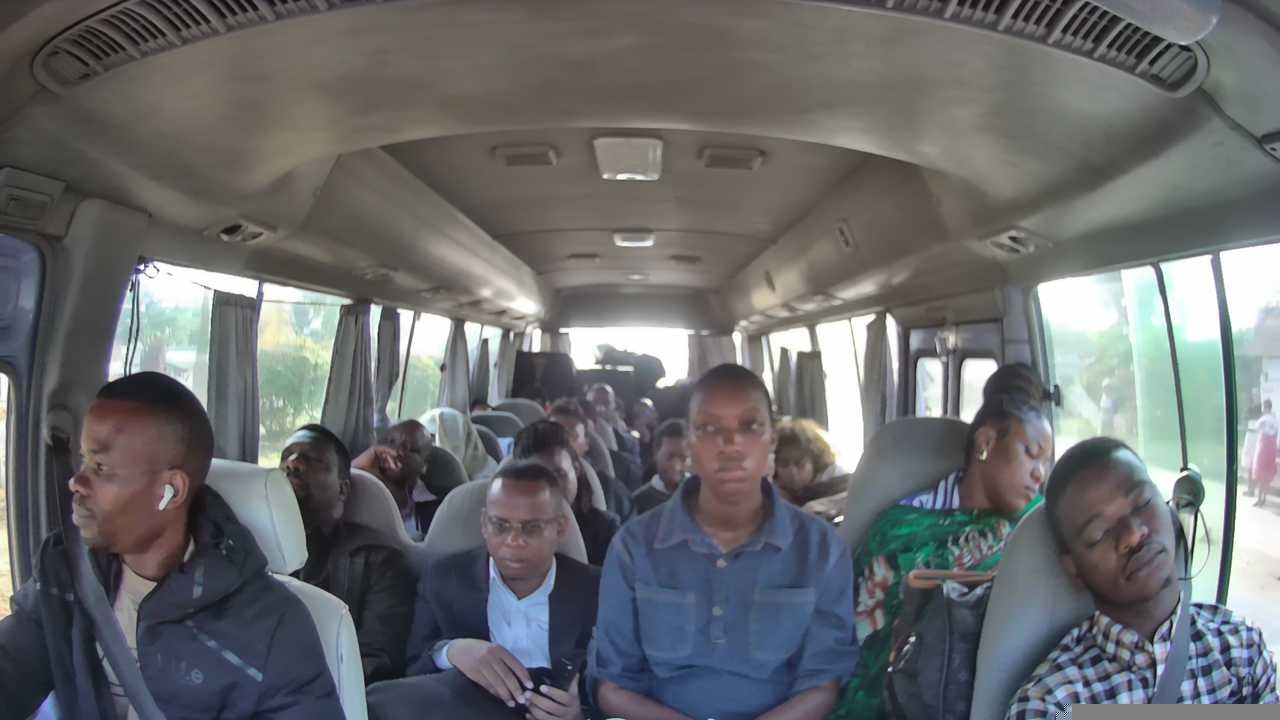
#> input picture human-faces-count-model-api/train_model/datasets/faces/images/train/sample.jpg, 1280 x 720 px
$ python -i image_enhancer.py   (imports and definitions only)   (older library calls are emulated)
#> lines starting #> are read from the running program, lines starting #| are printed output that depends on the picture
import cv2
import numpy as np

def enhance_face_crop(frame):
    """Automatically enhance brightness, contrast, sharpness, and color balance."""
    if len(frame.shape) == 2:
        frame = cv2.cvtColor(frame, cv2.COLOR_GRAY2RGB)
    elif frame.shape[2] == 4:
        frame = cv2.cvtColor(frame, cv2.COLOR_RGBA2RGB)

    gray = cv2.cvtColor(frame, cv2.COLOR_RGB2GRAY)
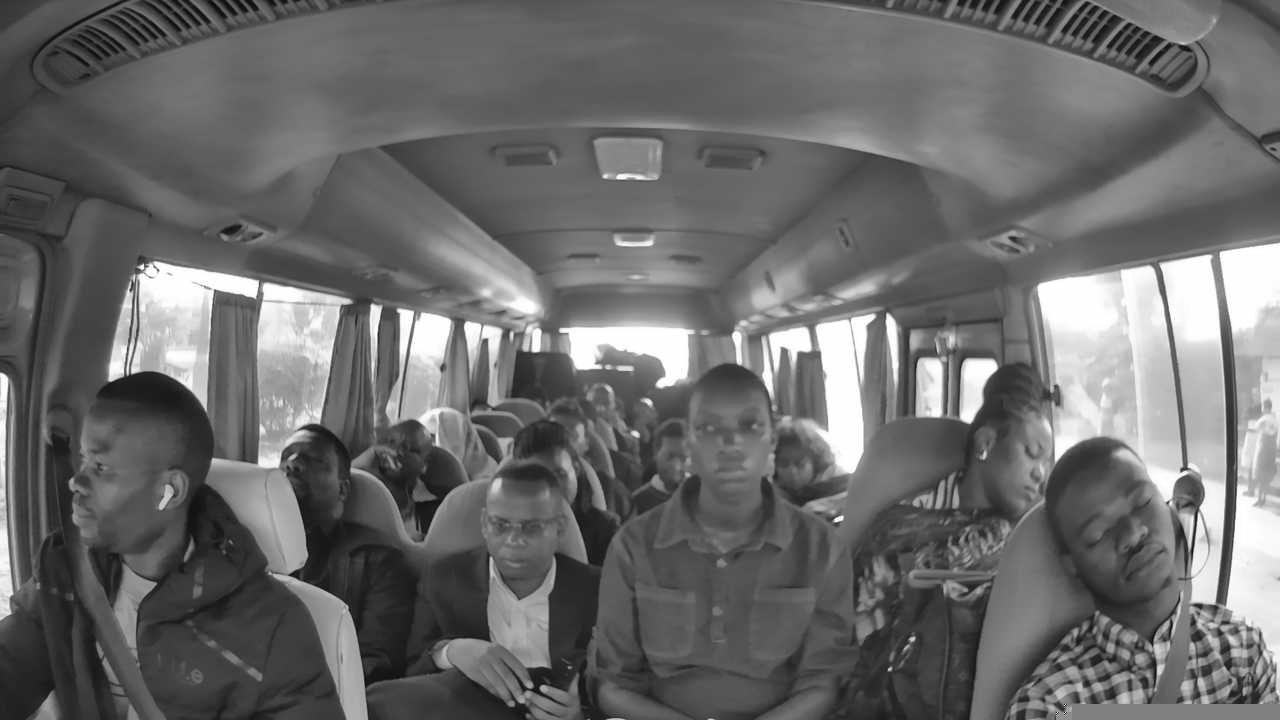
#> gray: shape (720, 1280); min 2, max 255, mean 106.7
    mean_val = np.mean(gray)
#> mean_val = 106.7
    std_val = np.std(gray)
#> std_val = 50.98
    focus = cv2.Laplacian(gray, cv2.CV_64F).var()
#> focus = 167.7

    # Detect grayscale
    b, g, r = cv2.split(frame)
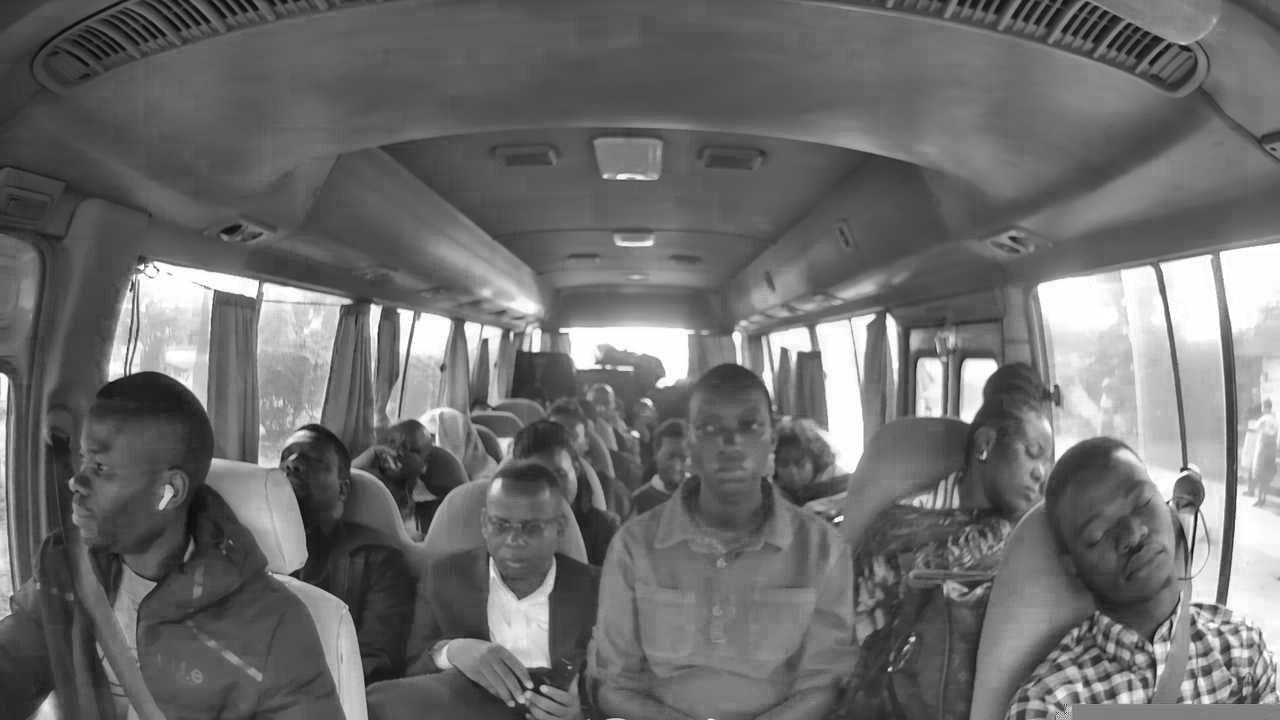
#> r: shape (720, 1280); min 0, max 255, mean 109
    color_diff = np.mean(np.abs(r - g) + np.abs(g - b) + np.abs(b - r))
#> color_diff = 0
    gray_like = color_diff < 12
#> gray_like = True
    if gray_like:
        lab = cv2.cvtColor(frame, cv2.COLOR_RGB2LAB)
#> lab: shape (720, 1280, 3); mean of channels 0, 1, 2 113.4, 128.4, 126.6
        l, a, b_lab = cv2.split(lab)
        l = cv2.add(l, 20)
        a = cv2.add(a, 5)
        b_lab = cv2.add(b_lab, 5)
        frame = cv2.cvtColor(cv2.merge((l, a, b_lab)), cv2.COLOR_LAB2RGB)
        hsv = cv2.cvtColor(frame, cv2.COLOR_RGB2HSV)
#> hsv: shape (720, 1280, 3); mean H, S, V 56.3, 48.8, 139.5
        h, s, v = cv2.split(hsv)
        s = cv2.add(s, 40)
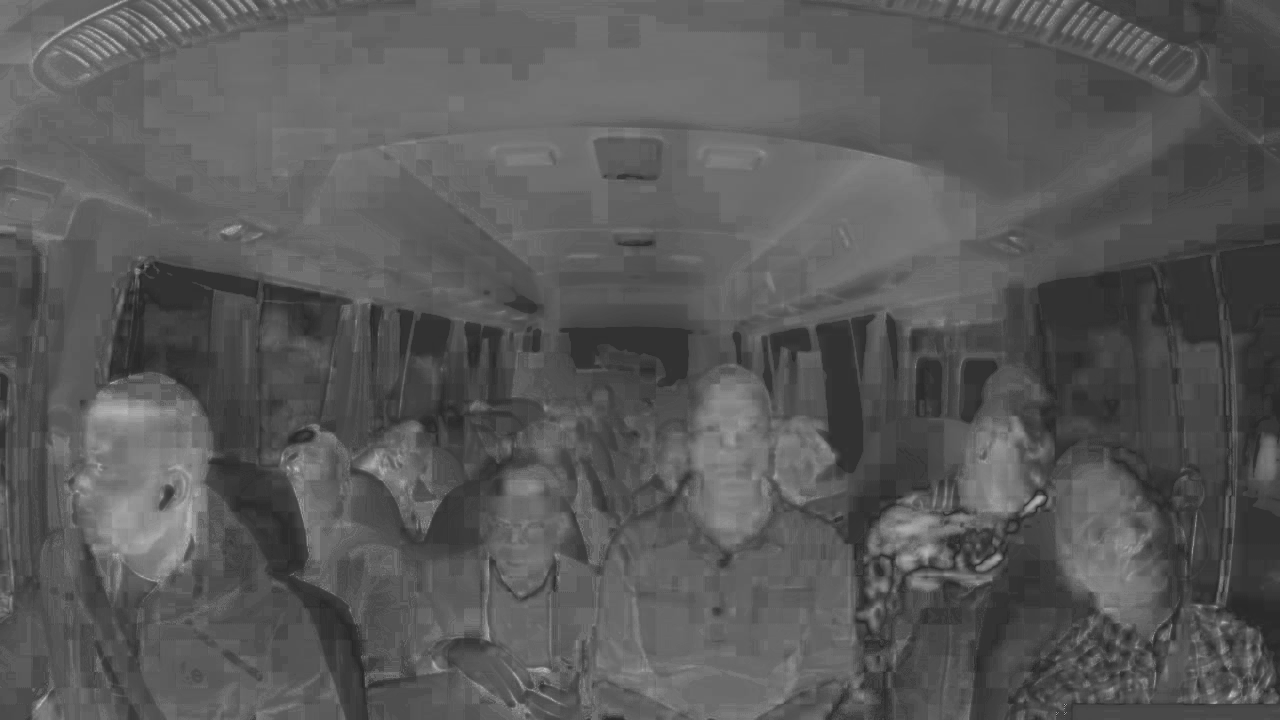
#> s: shape (720, 1280); min 40, max 204, mean 88.8
        frame = cv2.cvtColor(cv2.merge((h, s, v)), cv2.COLOR_HSV2RGB)
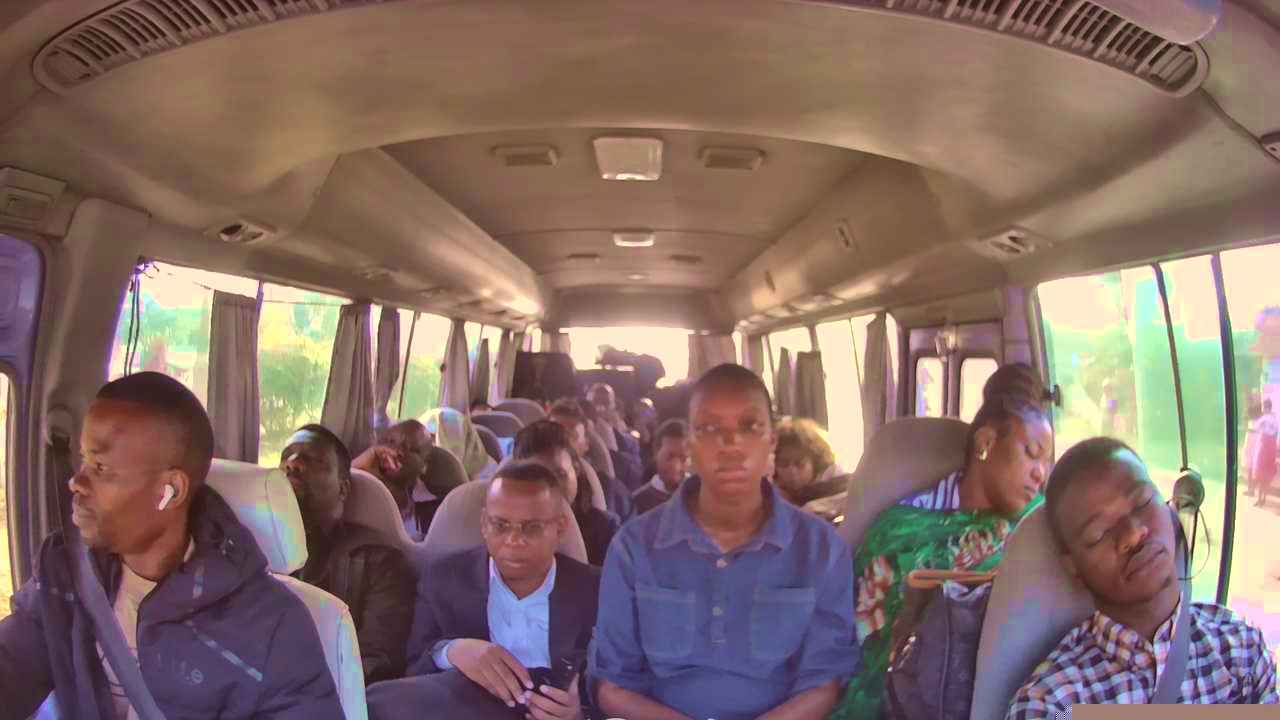
#> frame: shape (720, 1280, 3); mean R, G, B 132.6, 107.7, 101.6

    # Color cast correction
    avg_r, avg_g, avg_b = np.mean(r), np.mean(g), np.mean(b)
#> avg_r = 109; avg_g = 107; avg_b = 105.3
    gray_mean = (avg_r + avg_g + avg_b) / 3
#> gray_mean = 107.1
    r_gain = gray_mean / (avg_r + 1e-6)
#> r_gain = 0.982
    g_gain = gray_mean / (avg_g + 1e-6)
#> g_gain = 1
    b_gain = gray_mean / (avg_b + 1e-6)
#> b_gain = 1.02

    cast_strength = np.std([avg_r, avg_g, avg_b])
#> cast_strength = 1.55
    if cast_strength > 5:
        frame = cv2.merge([
            np.clip(b * b_gain, 0, 255).astype(np.uint8),
            np.clip(g * g_gain, 0, 255).astype(np.uint8),
            np.clip(r * r_gain, 0, 255).astype(np.uint8)
        ])

    # Brightness / contrast
    if mean_val < 80 or std_val < 20:
        alpha = 1.4 + (100 - mean_val) / 150.0
        beta = 50 if mean_val < 60 else 30
    else:
        alpha = 1.0 + (100 - mean_val) / 200.0
#> alpha = 0.967
        beta = (128 - mean_val) * 0.4
#> beta = 8.53

    frame = cv2.convertScaleAbs(frame, alpha=alpha, beta=beta)

    # Sharpness
    focus_after = cv2.Laplacian(cv2.cvtColor(frame, cv2.COLOR_RGB2GRAY), cv2.CV_64F).var()
#> focus_after = 145
    if focus_after < 60:
        blur = cv2.GaussianBlur(frame, (0, 0), sigmaX=2)
        frame = cv2.addWeighted(frame, 1.7, blur, -0.7, 0)

    # Local contrast
    if std_val < 25 or mean_val < 70:
        lab = cv2.cvtColor(frame, cv2.COLOR_RGB2LAB)
        l, a, b_lab = cv2.split(lab)
        clahe = cv2.createCLAHE(clipLimit=2.5, tileGridSize=(8, 8))
        l = clahe.apply(l)
        frame = cv2.cvtColor(cv2.merge((l, a, b_lab)), cv2.COLOR_LAB2RGB)

    return frame

>>> import cv2
>>> picture = cv2.cvtColor(cv2.imread('../../train_model/datasets/faces/images/train/sample.jpg'), cv2.COLOR_BGR2RGB)
>>> result = enhance_face_crop(picture)
